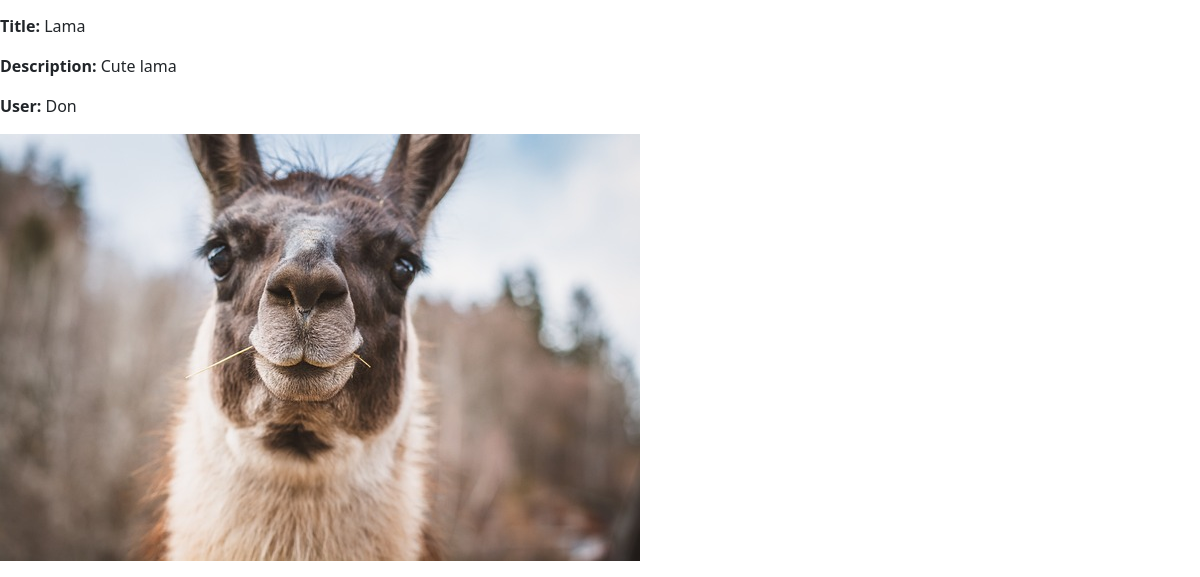
Before: / (lower part) with the older database file.
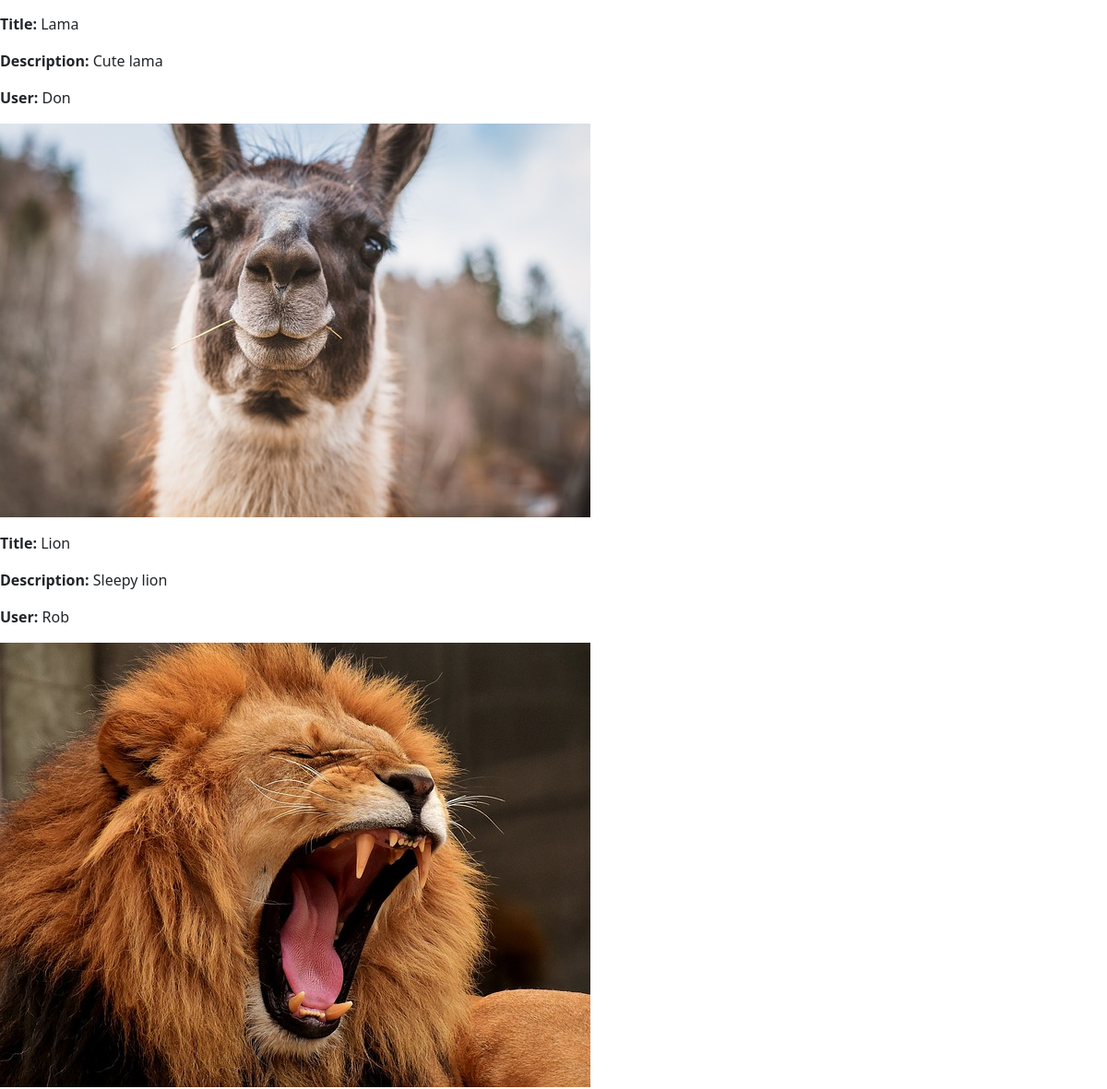
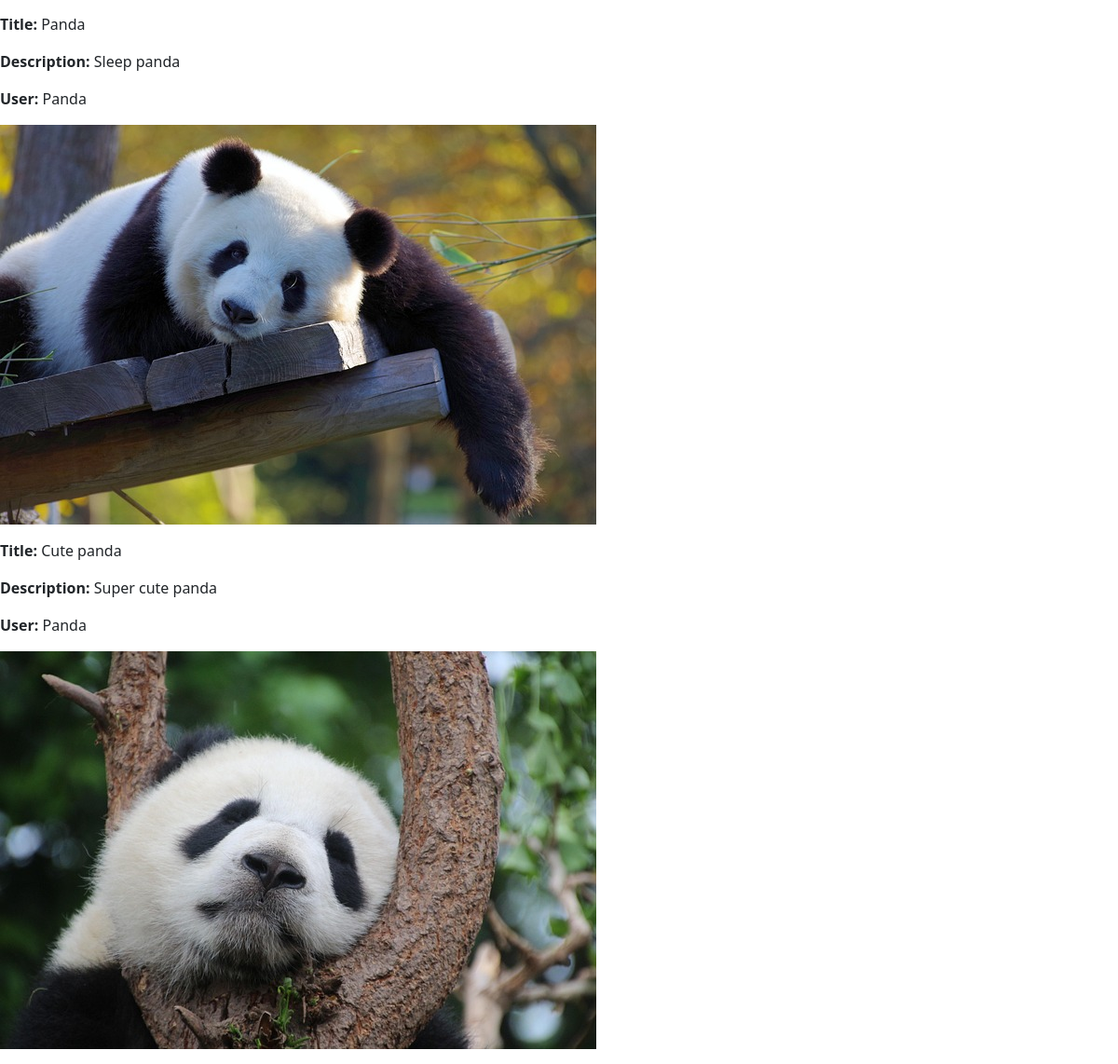
After: the same page with the newer database file (2 pictures, top to bottom).
### image_share/models.py (models this page shows, shortened)
class NewImage(models.Model):
    image = models.ImageField(upload_to='images')
    title = models.CharField(max_length=100)
    description = models.TextField()
    user = models.ForeignKey(User, on_delete=models.CASCADE)

### image_share/views.py (the view)
# urls.py: path('', all_images, name ='all-images'),
def all_images(request):
    all_img = NewImage.objects.all()
    context = {'img_list': all_img}
    return render(request, 'image_share/index.html', context)

### image_share/templates/image_share/index.html (shortened to what this page needs)
{%extends 'base.html'%}
{%block content%}
{%for image in img_list%}
<p> <strong> Title: </strong>{{image.title}}</p>
<p> <strong> Description: </strong>{{image.description}}</p>
<p> <strong> User: </strong>{{image.user}}</p>
<p><img src="{{ image.image.url }}" alt="{{ image.title }}"></p>
{% empty %}
  <p>No images found.</p>
{%endfor%}
{%endblock%}

### image_share/templates/base.html (shortened to what this page needs)
{% load static %}
<!DOCTYPE html>
<html lang="en">
<head>
    <link rel="stylesheet" href="{% static 'style.css' %}">
    <link rel="stylesheet" href="https://cdn.jsdelivr.net/npm/bootstrap@5.2.3/dist/css/bootstrap.min.css">
</head>
<body>
    {%block content%}
    {%endblock%}
</body>
</html>

### image_share/static/style.css (style rules this page uses)
body { background-color: bisque; }

Changed rows visible on the page:
added NewImage: title "Lion", description "Sleepy lion", user "Rob", image (picture)
added NewImage: title "Panda", description "Sleep panda", user "Panda", image (picture)
added NewImage: title "Cute panda", description "Super cute panda", user "Panda", image (picture)
